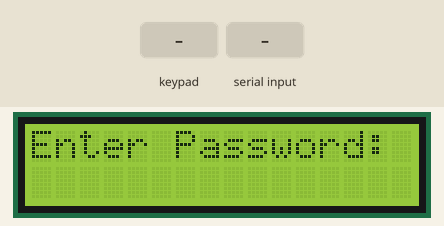
Bench run of a sketch on a simulated Arduino Uno, built with avr-gcc and run on an emulated ATmega328P. Shown: 16×2 character LCD. The test bench sets the inputs (shaded band). What the sketch prints to the serial monitor is not drawn.

Above: at 2.8 s.
2.9 s: keypad keys 5 6 8 9 pressed 0.4 s apart
At 6.8 s:
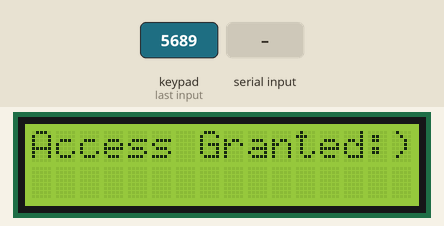
7.4 s: "*" received over the second serial link
At 9.9 s:
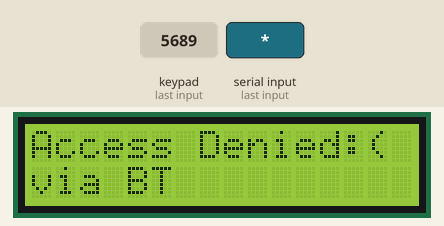
10.4 s: keypad keys 5 4 9 1 0 pressed 0.4 s apart
At 14.9 s:
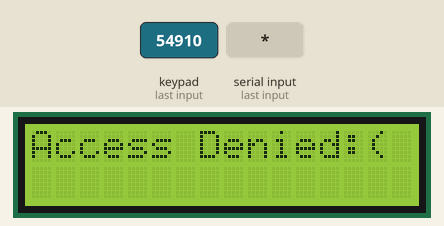
15.4 s: "#" received over the second serial link
At 18.1 s:
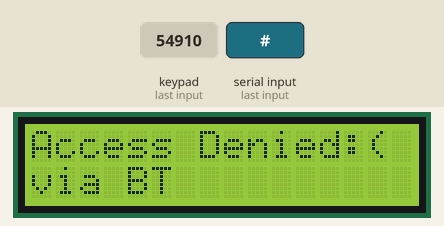
18.4 s: key '*' pressed
At 19.7 s:
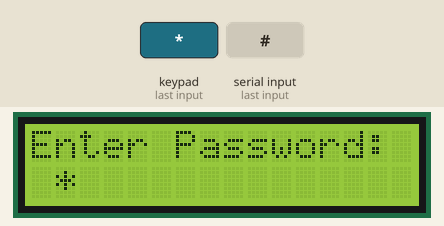
21.3 s: key '1' pressed
Timing chart, 0 to 23.8 s (numbered marks = the images above; inputs shaded):
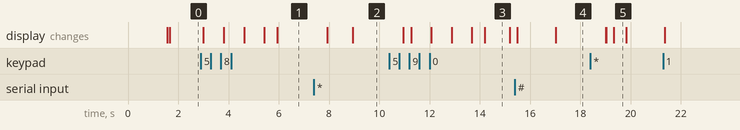

Measured:
- after the input at 2.9 s, the display: first changes after 0.10 s (image 1 shows a later state)
- after the input at 10.4 s, the display: first differs from a run without the input after 0.86 s (image 3 shows a later state)
- after the input at 15.4 s, the display: first differs from a run without the input after 1.6 s (image 4)
- after the input at 18.4 s, the display: first differs from a run without the input after 0.93 s (image 5)
- what the display in image 3 shows lasts 1.0 s, from 14.2 s to 15.2 s
- what the display in image 5 shows lasts 0.5 s, from 19.3 s to 19.8 s

The sketch:

BLE_Lock.ino
```cpp
#include <Keypad.h>
#include <LiquidCrystal.h>
#include <SoftwareSerial.h>
#include<String.h>

const int rs = A0, en = A1, d4 = A2, d5 = A3, d6 = A4, d7 = A5;
LiquidCrystal lcd(rs, en, d4, d5, d6, d7);
SoftwareSerial hc06(2, 3); // RX, TX

const byte ROWS = 4; // four rows
const byte COLS = 3; // three columns

char keys[ROWS][COLS] = {
  {'1', '2', '3'},
  {'4', '5', '6'},
  {'7', '8', '9'},
  {'*', '0', '#'}
};

byte rowPins[ROWS] = {5, 4, 9, 10}; // connect to the row pinouts of the keypad.
byte colPins[COLS] = {8, 7, 6};    // connect to the column pinouts of the keypad.

Keypad keypad = Keypad( makeKeymap(keys), rowPins, colPins, ROWS, COLS );

String password = "5689";  // setting default password.
String userPassword = " ";
int cursorPosition = 0; // variable for determining the cursorposition.

int wrong = 0; // variable for calculating the wrong input.
int total = 0; // variable to determine the number of wrong attempts.

void setup() {
  Serial.begin(9600);
  hc06.begin(9600);

  lcd.begin(16, 2);
  lcd.print("Smart Door Lock!!");
  lcd.setCursor(0, 2);
  delay(1500);
  lcd.clear();
  delay(100);
}
void BluetoothInput()
{
  while (hc06.available() > 0)
  {
    userPassword = hc06.readString();
    Serial.print("Recieved String: ");
    Serial.println(userPassword);

    if (password == userPassword)
    {
      Serial.println("Access Granted:)");
      hc06.println("Access Granted:)");
      lcd.setCursor(0, 0);
      lcd.print("Access Granted:)");
      lcd.setCursor(0, 1);
      lcd.print("via BT");
      delay(2000);
    }
    else {
      Serial.println("Access Denied:(");
      hc06.println("Access Denied:(");
      lcd.setCursor(0, 0);
      lcd.print("Access Denied:(");
      lcd.setCursor(0, 1);
      lcd.print("via BT");
      delay(2000);
    }
    lcd.clear();
  }
}

void KeypadInput()
{
  lcd.setCursor(0, 0);
  lcd.print("Enter Password:");
  delay(100);

  char pressed = keypad.getKey(); // TAKING THE INPUT FROM KEYPAD
  String key[4];

  if (pressed) // if the key is pressed
  {
    lcd.setCursor(cursorPosition, 2);
    lcd.print('*');
    delay(500);
    if (pressed == '*' || pressed == '#')
    {
      lcd.clear();
    }

    else if (pressed == password[cursorPosition])
    {
      key[cursorPosition] = pressed;
      cursorPosition++;
    }

    else if (pressed != password[cursorPosition] )
    { // in case of wrong input increment both wrong and cursorposition.
      wrong++;
      cursorPosition ++;
    }

    if (cursorPosition == 4)
    { // when cursorposition == 4 then check the following
      if ( wrong > 0) // if any wrong input if given then increment total and
        // set wrong and cursorposition to zero.
      {
        total++;
        wrong = 0;
        cursorPosition = 0;
        lcd.clear();
        Serial.println("Access Denied:(");
        lcd.print("Access Denied:(");
        delay(1000);
      }

      else if (cursorPosition == 4 && wrong == 0)
      { // if no wrong value is given then display the accepted password and
        cursorPosition = 0;
        wrong = 0;
        lcd.clear();
        lcd.print("Access Granted:)");
        Serial.println("Access Granted:(");
        delay(2000);
        lcd.clear();
      }

      if (total == 4) // if total of 4 attempts are done by entering wrong password
      {
        total = 0;
        delay(500);
      }
    }
  }
}

void loop() {
  KeypadInput();
  BluetoothInput();
}
```
